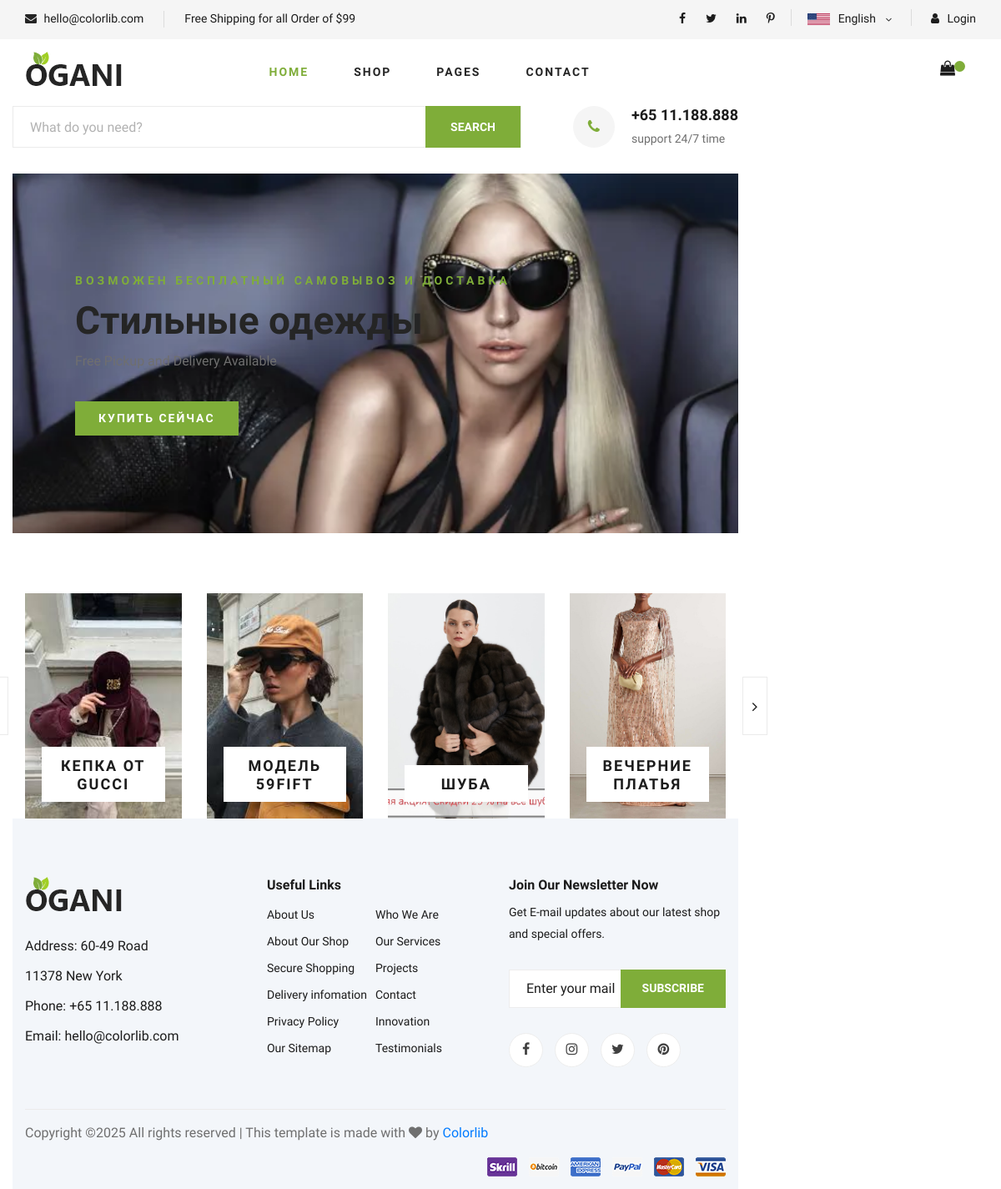
The page / on the database its author committed.
### market/models.py (models this page shows, shortened)
class Image(models.Model):
    image = models.ImageField(upload_to='images/', null=True, blank=True)
    title = models.CharField(max_length=50)
    description = models.TextField()

class ProductClothing(models.Model):
    category = models.ForeignKey(CategoryClothing, related_name='products', on_delete=models.CASCADE, verbose_name="Категория", null=True, blank=True)
    name = models.CharField(max_length=100, verbose_name="Название")
    slug = models.SlugField(max_length=200)
    price = models.DecimalField(max_digits=10, decimal_places=2, verbose_name="Цена")
    description = models.TextField(verbose_name="Описание")
    rating = models.PositiveSmallIntegerField(default=5, verbose_name="Рейтинг")
    reviews = models.PositiveIntegerField(default=0, verbose_name="Количество отзывов")
    image = models.ImageField(upload_to='products/', verbose_name="Изображение")
    in_stock = models.BooleanField(default=True, verbose_name="В наличии")
    created_at = models.DateTimeField(auto_now_add=True, null=True, blank=True, verbose_name="Дата создания")
    class Meta:
        verbose_name = "Товар"
        verbose_name_plural = "Товары"

### market/views.py (the view)
# urls.py: path('', views.index, name='index'),
def index(request):
    images = Image.objects.all()
    products = ProductClothing.objects.order_by('-created_at')[:6]
    return render(request, 'market/index.html', {
        'images': images,
        'products': products
    })

### market/templates/market/index.html (shortened to what this page needs)
{% extends 'market/base.html' %}
{% load static %}
{% block content %}
{% for image in images %}
                    <div class="hero__item set-bg" data-setbg="{{ image.image.url }}">
                        <div class="hero__text">
                            <span>{{ image.description }}</span>
                            <h2>{{ image.title }}</h2>
                            <p>Free Pickup and Delivery Available</p>
                            <a href="{% url 'market:shop-grid' %}" class="primary-btn">Купить сейчас</a>
                        </div>
                    </div>
{% endfor %}
<br>
<br>
<br>
<section class="categories">
    <div class="container">
        <div class="row">
            <div class="categories__slider owl-carousel">
                {% for product in products %}
                <div class="col-lg-3">
                    <div class="categories__item set-bg" data-setbg="{{ product.image.url }}">
                        <h5><a href="{% url 'market:shop-details' slug=product.slug %}">{{ product.name }}</a></h5>
                    </div>
                </div>
                {% endfor %}
            </div>
        </div>
    </div>
</section>
{% endblock %}

### static/css/style.css (style rules this page uses)
html, body { height: 100%; font-family: "Cairo", sans-serif; -webkit-font-smoothing: antialiased; font-smoothing: antialiased; }
h1, h2, h3, h4, h5, h6 { margin: 0; color: #111111; font-weight: 400; font-family: "Cairo", sans-serif; }
h2 { font-size: 36px; }
h5 { font-size: 18px; }
p { font-size: 16px; font-family: "Cairo", sans-serif; color: #6f6f6f; font-weight: 400; line-height: 26px; margin: 0 0 15px 0; }
.set-bg { background-repeat: no-repeat; background-size: cover; background-position: top center; }
.primary-btn { display: inline-block; font-size: 14px; padding: 10px 28px 10px; color: #ffffff; text-transform: uppercase; font-weight: 700; background: #7fad39; letter-spacing: 2px; }
.hero__item { height: 431px; display: flex; align-items: center; padding-left: 75px; }
.hero__text span { font-size: 14px; text-transform: uppercase; font-weight: 700; letter-spacing: 4px; color: #7fad39; }
.hero__text h2 { font-size: 46px; color: #252525; line-height: 52px; font-weight: 700; margin: 10px 0; }
.hero__text p { margin-bottom: 35px; }
.categories__item { height: 270px; position: relative; }
.categories__item h5 { position: absolute; left: 0; width: 100%; padding: 0 20px; bottom: 20px; text-align: center; }
.categories__item h5 a { font-size: 18px; color: #1c1c1c; font-weight: 700; text-transform: uppercase; letter-spacing: 2px; padding: 12px 0 10px; background: #ffffff; display: block; }
.categories__slider .col-lg-3 { max-width: 100%; }
@media only screen and (min-width: 1200px) { .container { max-width: 1170px; } }

### rows shown on the page
Image: description "ВОЗМОЖЕН БЕСПЛАТНЫЙ САМОВЫВОЗ И ДОСТАВКА", title "Стильные одежды"
ProductClothing: shows a picture, name "КЕПКА ОТ GUCCI"
ProductClothing: shows a picture, name "МОДЕЛЬ 59FIFT"
ProductClothing: shows a picture, name "ШУБА"
ProductClothing: shows a picture, name "ВЕЧЕРНИЕ ПЛАТЬЯ"
